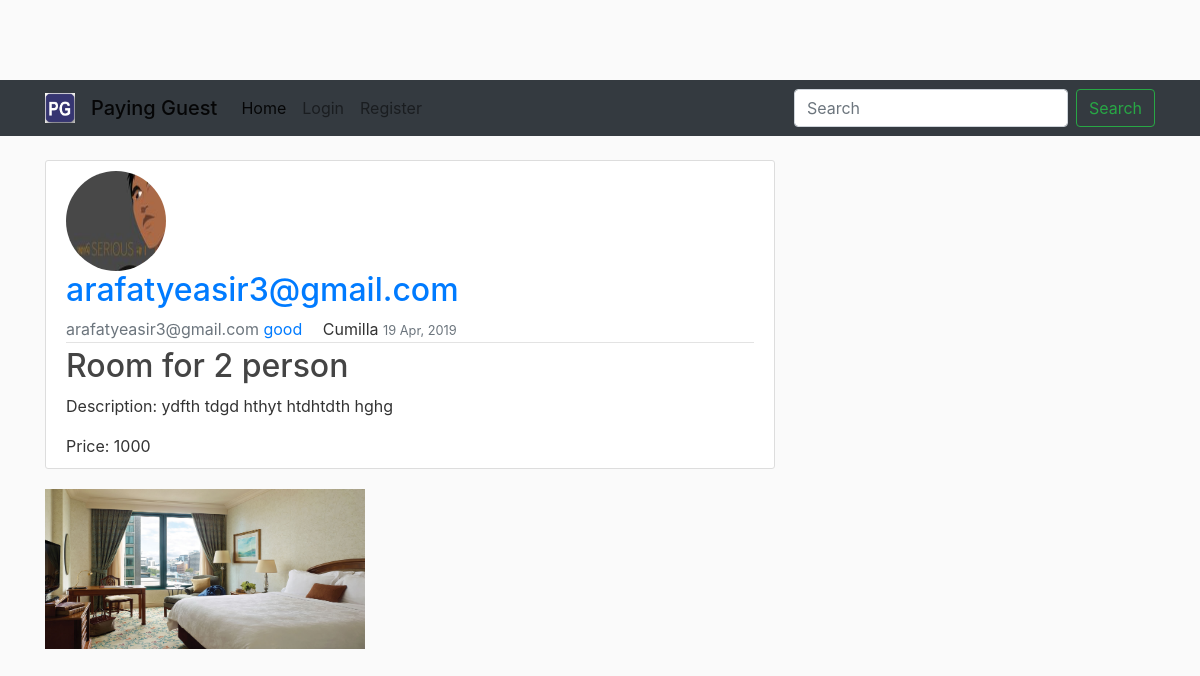
The app's page /blog/post/2/ with its own data.
### blog/models.py (models this page shows, shortened)
class Post(models.Model):
    owner = models.ForeignKey(User, on_delete=models.CASCADE)
    place = models.CharField(max_length=30)
    title = models.CharField(max_length=101, null=False, blank=False)
    price = models.IntegerField()
    description = models.TextField(max_length=1000)
    date_posted = models.DateTimeField(default=timezone.now)
    post_image = models.ImageField(upload_to='post_images')

### forms/models.py (models this page shows, shortened)
class User(AbstractBaseUser):  #CustomUserClass
    email      = models.EmailField(max_length=50,unique=True)
    full_name  = models.CharField(max_length=200,blank=True,unique=True)
    phone      = models.IntegerField(null=True,blank=True)
    bio        = models.TextField(max_length=100,null=True,blank=True)
    Address    = models.CharField(max_length=100,null=True,blank=True)
    Gender     = models.CharField(max_length=1, blank = True, choices = (('1','Male'),('2','Female'),('3','Others')))
    active     = models.BooleanField(default=True)
    staff      = models.BooleanField(default=False)
    admin      = models.BooleanField(default=False)
    USERNAME_FIELD = 'email'
    REQUIRED_FIELDS = ['full_name'] #username & password is required by django default
    objects = UserManager()
    def __str__(self):
        return self.email

### user_profile/models.py (models this page shows, shortened)
class UserProfile(models.Model):
	user = models.OneToOneField(User, on_delete=models.CASCADE, primary_key=True)
	image = models.ImageField(default='default.jpg',upload_to='profile_pics')
	objects = UserProfileManager()

### blog/views.py (the view)
# urls.py: path('post/<int:pk>/', PostDetailView.as_view(), name='post-details'),
class PostDetailView(DetailView):
    model = Post
    template_name = 'blog/post_detail.html'
    context_object_name = 'posts'

### templates/blog/post_detail.html (shortened to what this page needs)
{% extends "base.html" %}
{% block content %}
	<main role="main" class="container">
	    <div class="row">
		    <div class="col-md-8">
					<article class="media content-section">
				  		<div class="media-body">
					    	<div class="article-metadata">
					    	<img class="rounded-circle user_profile-img" src="{{ object.owner.userprofile.image.url }}" width="100" height="100">
					    	  <h2><a class="mr-2" href="{% url 'profile' %} ">{{ object.owner }}</a></h2>
					    	   <a class="text-muted" href="#">{{ object.owner.email }}</a>
					    	    <a class="mr-2" href="#">{{ object.owner.bio }}</a>
						      <large class="article-content">{{object.place}}</large>
						      <small class="text-muted">{{ object.date_posted|date:"d M, Y" }}</small>
					        </div>
						<h2 class="article-title">{{ object.title }}</h2>
						<p class="article-content">Description: {{ object.description }}</p>
						<large class="article-content">Price: {{object.price}}</large>
					  </div>
					</article>
					<div>
					  	<img src="{{ object.post_image.url }}" width="320" height="160">
					</div>
		    </div>
	    </div>
	</main>
{% endblock content %}

### templates/base.html (shortened to what this page needs)
{% load static %}
<!DOCTYPE html>
<html>
<head>
    <link rel="stylesheet" href="https://maxcdn.bootstrapcdn.com/bootstrap/4.0.0/css/bootstrap.min.css">
    <link rel="stylesheet" type="text/css" href="{% static 'blog/main.css'%}">
</head>
   <body>
   	<nav class="navbar navbar-expand-lg navbar-light bg-dark">
   	<div class="container">
	  <a class="navbar-brand" href="">
    <img src="media\pg.jpg" width="30" height="30" class="d-inline-block align-top" alt=""></a>
  	<span class="navbar-brand mb-0 h1">Paying Guest</span>
	  <div class="collapse navbar-collapse" id="navbarSupportedContent">
	    <ul class="navbar-nav mr-auto">
	      <li class="nav-item active">
	        <a class="nav-link" href="{% url 'rooms' %}">Home <span class="sr-only">(current)</span></a>
	      </li>
          {% if user.is_authenticated %}
            <li>
              <a class="nav-item nav-link" href="{% url 'logout' %}">Logout</a>
            </li>
            <a class="nav-item nav-link" href="{% url 'profile' %}">Profile</a>
             <a class="nav-item nav-link" href="{% url 'new-post' %}">New Post</a>
          {% else %}
          	<li>
          		<a class="nav-item nav-link" href="{% url 'login' %}">Login</a>
          	</li>
          	<li>
            		<a class="nav-item nav-link" href="{% url 'register' %}">Register</a>
          	</li>
          {% endif %}
        </ul>
	    <form class="form-inline my-2 my-lg-0">
	      <input class="form-control mr-sm-2" type="search" placeholder="Search" aria-label="Search">
	      <button class="btn btn-outline-success my-2 my-sm-0" type="submit">Search</button>
	    </form>
	  </div>
	</div>
</nav>
<br>
{% block content %}
{% endblock %}
  </body>
</html>

### static/blog/main.css (style rules this page uses)
body { background: #fafafa; color: #333333; margin-top: 5rem; }
h1, h2, h3, h4, h5, h6 { color: #444444; }
ul { margin: 0; }
.content-section { background: #ffffff; padding: 10px 20px; border: 1px solid #dddddd; border-radius: 3px; margin-bottom: 20px; }
.article-title { color: #444444; }
.article-content { white-space: pre-line; }
.article-metadata { padding-bottom: 1px; margin-bottom: 4px; border-bottom: 1px solid #e3e3e3 }

### records on screen
Post: owner.userprofile.image (picture), owner "arafatyeasir3@gmail.com", owner.email "arafatyeasir3@gmail.com", owner.bio "good", place "Cumilla", date_posted "19 Apr, 2019", title "Room for 2 person", description "ydfth tdgd hthyt htdhtdth hghg", price "1000", post_image (picture)
